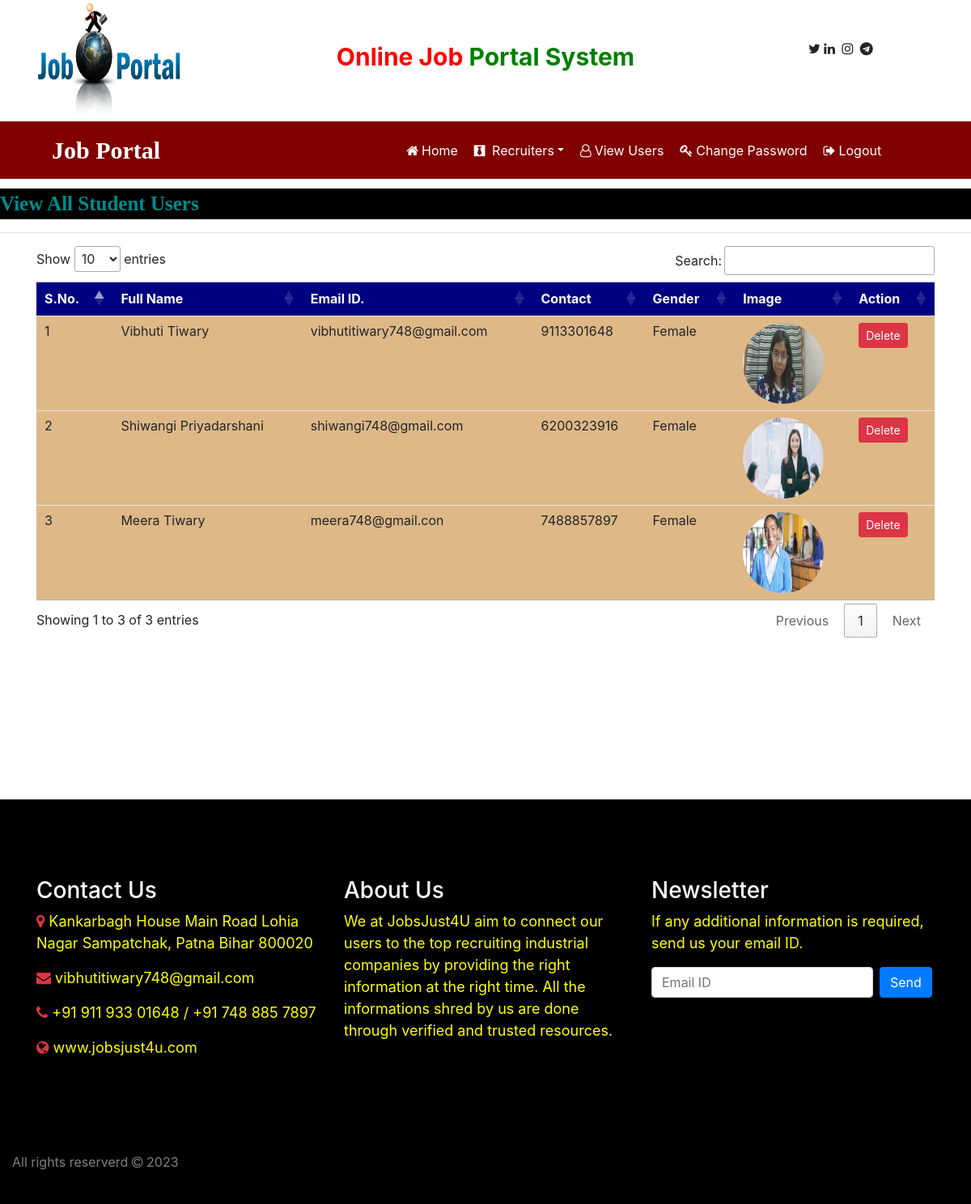
The page /view_users (signed in) on the database its author committed.
### job/models.py (models this page shows, shortened)
class StudentUser(models.Model):
    user=models.ForeignKey(User, on_delete=models.CASCADE)
    mobile=models.CharField(max_length=15, null=True)
    image=models.FileField(null=True)
    gender=models.CharField(max_length=15, null=True)
    type=models.CharField(max_length=15, null=True)

### job/views.py (the view)
# urls.py: path('view_users', view_users, name="view_users"),
def view_users(request):
    if not request.user.is_authenticated:
        return redirect('admin_login')
    data=StudentUser.objects.all()
    d={'data':data}
    return render(request, 'view_users.html',d)

### job/templates/view_users.html (shortened to what this page needs)
{% load static %}
{% block body %}
{% include 'admin_navigation.html' %}
<marquee style="font-family: 'Monotype Corsiva'; font-size: 25px; color: darkcyan; background-color: black; font-weight: bold; margin-top: 1%">
    View All Student Users
</marquee>
<hr>
<div class="container">
    <table class="table" id="example" style="width:100%">
        <thead>
            <tr style="background-color: #000080; color: white;">
                <th>S.No.</th>
                <th>Full Name</th>
                <th>Email ID.</th>
                <th>Contact</th>
                <th>Gender</th>
                <th>Image</th>
                <th>Action</th>
            </tr>
        </thead>
        <tbody>
            {% for i in data %}
            <tr style="background-color: #DEB887;">
                <td>{{ forloop.counter }}</td>
                <td>{{ i.user.first_name }} {{ i.user.last_name }}</td>
                <td>{{ i.user.username }}</td>
                <td>{{ i.mobile }}</td>
                <td>{{ i.gender }}</td>
                <td><img src="{{ i.image.url }}" style="width: 100px; height: 100px; border-radius: 50%;"></td>
                <td>
                    <a href="{% url 'delete_user' i.user.id %}" class="btn btn-danger btn-sm" onclick="return confirm('Are You Sure?')">Delete</a>
                </td>
            </tr>
            {% endfor %}
        </tbody>
    </table>
</div>
{% include 'footer.html' %}
<link rel="stylesheet" type="text/css" href="https://cdn.datatables.net/1.10.25/css/jquery.dataTables.min.css">
{% endblock %}

### rows shown on the page
StudentUser: user.first_name "Vibhuti", user.last_name "Tiwary", user.username "vibhutitiwary748@gmail.com", mobile "9113301648", gender "Female", image (picture)
StudentUser: user.first_name "Shiwangi", user.last_name "Priyadarshani", user.username "shiwangi748@gmail.com", mobile "6200323916", gender "Female", image (picture)
StudentUser: user.first_name "Meera", user.last_name "Tiwary", user.username "meera748@gmail.con", mobile "7488857897", gender "Female", image (picture)
